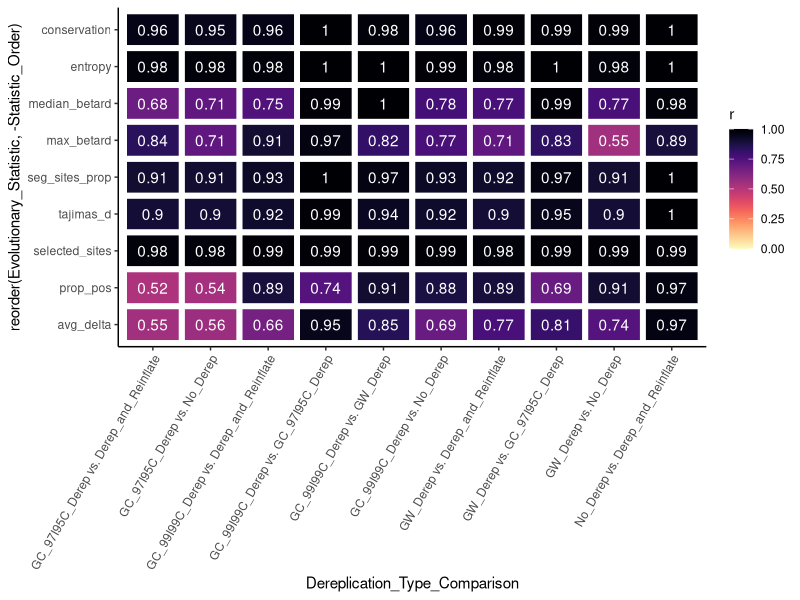

This figure's R source:
library(ggplot2)
library(viridis)

dat <- read.table('Correlation_Data_for_Heatmap.txt', header=T, sep='\t')
# Dereplication_Type_Comparison   Evolutionary_Statistic  r

pdf("Correlation_Heatmap.pdf", height=7, width=7)
ggplot(dat, aes(x=Dereplication_Type_Comparison, y=reorder(Evolutionary_Statistic, -Statistic_Order), fill=r, label=as.factor(r))) + geom_tile(color='white', linewidth=2) + geom_text(color='white') + scale_fill_viridis(option='magma', direction=-1, limits=c(0,1)) + theme_classic() + theme(axis.text.x = element_text(angle = 60, vjust =1, hjust=1))
dev.off()
